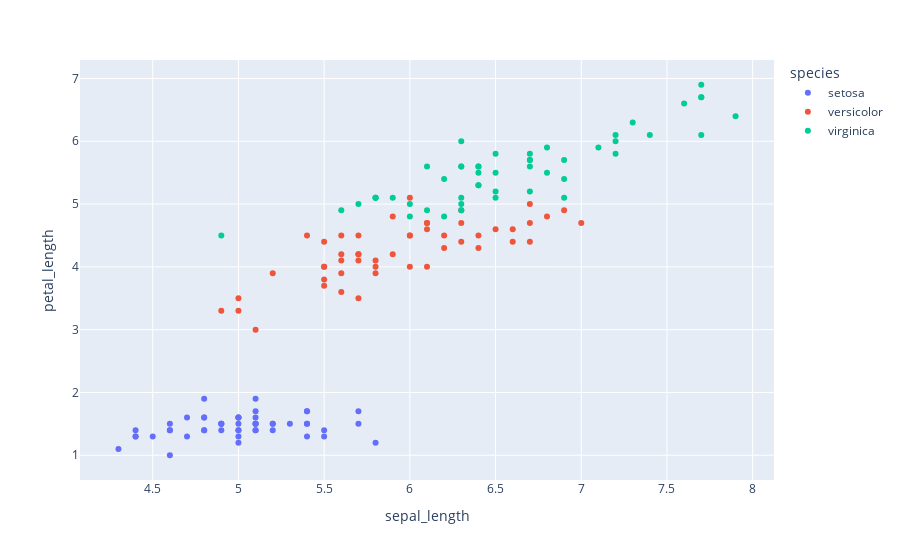
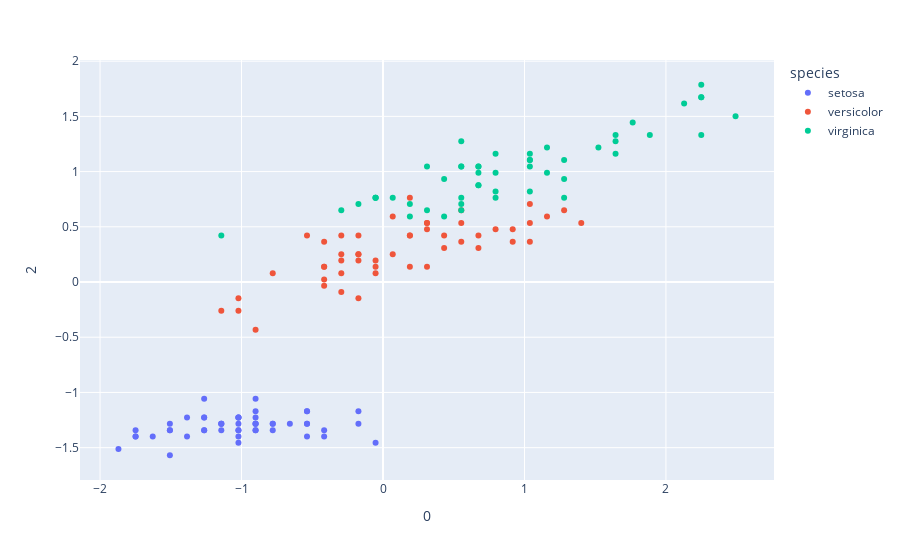

Notebook code for these charts, in order:
### Code cell
## 導入sklearn 標準化套件
from sklearn import preprocessing

## 導入繪圖套件
import plotly.express as px

## 導入數據處理套件
import pandas as pd

## 使用Plotly Express的內建數據集
iris_data = px.data.iris()

## 顯示數據
iris_data

## 這邊我拿'sepal_length' 與 'petal_length' 特徵來當X軸與Y軸，顏色用'species'來根據種類繪製不同顏色 
## 原始資料進行繪圖
fig = px.scatter(iris_data, x = 'sepal_length', y = 'petal_length', color = 'species')

## 顯示圖像
fig.show()

## 將species特徵欄位數據獨立出來，目的是讓正規化後的圖，可以用嚴肅想是物種不同
iris_species = iris_data.loc[:,'species']

## 將沒辦法進行標準化的特徵欄位先拿出來
iris_data = iris_data.drop(['species','species_id'], axis = 1)

## 顯示數據
iris_data

## 使用標準化Z-Score套件
z_score_scaler = preprocessing.StandardScaler()

## 對數據進行標準化
iris_z_score = z_score_scaler.fit_transform(iris_data)

## 轉換成DataFrame
iris_z_score = pd.DataFrame(iris_z_score)

## 將species數據結合起來
iris_z_score['species'] = iris_species


print(iris_z_score)

## 繪圖，由於進行標準化後的欄位名稱會改變成數字，所以記得將X軸與Y軸的值，給予對應的數值
fig = px.scatter(iris_z_score, x = 0, y = 2, color = 'species')

## 顯示圖像
fig.show()

### Figure 1 — Plotly figure (JSON) as saved in the notebook; plotly's stock layout.template omitted (floating-point values rounded to 4 significant figures)
{"data": [{"hovertemplate": "species=setosa<br>sepal_length=%{x}<br>petal_length=%{y}<extra></extra>", "legendgroup": "setosa", "marker": {"color": "#636efa", "symbol": "circle"}, "mode": "markers", "name": "setosa", "orientation": "v", "showlegend": true, "type": "scatter", "x": [5.1, 4.9, 4.7, 4.6, 5, 5.4, 4.6, 5, 4.4, 4.9, 5.4, 4.8, 4.8, 4.3, 5.8, 5.7, 5.4, 5.1, 5.7, 5.1, 5.4, 5.1, 4.6, 5.1, 4.8, 5, 5, 5.2, 5.2, 4.7, 4.8, 5.4, 5.2, 5.5, 4.9, 5, 5.5, 4.9, 4.4, 5.1, 5, 4.5, 4.4, 5, 5.1, 4.8, 5.1, 4.6, 5.3, 5], "xaxis": "x", "y": [1.4, 1.4, 1.3, 1.5, 1.4, 1.7, 1.4, 1.5, 1.4, 1.5, 1.5, 1.6, 1.4, 1.1, 1.2, 1.5, 1.3, 1.4, 1.7, 1.5, 1.7, 1.5, 1, 1.7, 1.9, 1.6, 1.6, 1.5, 1.4, 1.6, 1.6, 1.5, 1.5, 1.4, 1.5, 1.2, 1.3, 1.5, 1.3, 1.5, 1.3, 1.3, 1.3, 1.6, 1.9, 1.4, 1.6, 1.4, 1.5, 1.4], "yaxis": "y"}, {"hovertemplate": "species=versicolor<br>sepal_length=%{x}<br>petal_length=%{y}<extra></extra>", "legendgroup": "versicolor", "marker": {"color": "#EF553B", "symbol": "circle"}, "mode": "markers", "name": "versicolor", "orientation": "v", "showlegend": true, "type": "scatter", "x": [7, 6.4, 6.9, 5.5, 6.5, 5.7, 6.3, 4.9, 6.6, 5.2, 5, 5.9, 6, 6.1, 5.6, 6.7, 5.6, 5.8, 6.2, 5.6, 5.9, 6.1, 6.3, 6.1, 6.4, 6.6, 6.8, 6.7, 6, 5.7, 5.5, 5.5, 5.8, 6, 5.4, 6, 6.7, 6.3, 5.6, 5.5, 5.5, 6.1, 5.8, 5, 5.6, 5.7, 5.7, 6.2, 5.1, 5.7], "xaxis": "x", "y": [4.7, 4.5, 4.9, 4, 4.6, 4.5, 4.7, 3.3, 4.6, 3.9, 3.5, 4.2, 4, 4.7, 3.6, 4.4, 4.5, 4.1, 4.5, 3.9, 4.8, 4, 4.9, 4.7, 4.3, 4.4, 4.8, 5, 4.5, 3.5, 3.8, 3.7, 3.9, 5.1, 4.5, 4.5, 4.7, 4.4, 4.1, 4, 4.4, 4.6, 4, 3.3, 4.2, 4.2, 4.2, 4.3, 3, 4.1], "yaxis": "y"}, {"hovertemplate": "species=virginica<br>sepal_length=%{x}<br>petal_length=%{y}<extra></extra>", "legendgroup": "virginica", "marker": {"color": "#00cc96", "symbol": "circle"}, "mode": "markers", "name": "virginica", "orientation": "v", "showlegend": true, "type": "scatter", "x": [6.3, 5.8, 7.1, 6.3, 6.5, 7.6, 4.9, 7.3, 6.7, 7.2, 6.5, 6.4, 6.8, 5.7, 5.8, 6.4, 6.5, 7.7, 7.7, 6, 6.9, 5.6, 7.7, 6.3, 6.7, 7.2, 6.2, 6.1, 6.4, 7.2, 7.4, 7.9, 6.4, 6.3, 6.1, 7.7, 6.3, 6.4, 6, 6.9, 6.7, 6.9, 5.8, 6.8, 6.7, 6.7, 6.3, 6.5, 6.2, 5.9], "xaxis": "x", "y": [6, 5.1, 5.9, 5.6, 5.8, 6.6, 4.5, 6.3, 5.8, 6.1, 5.1, 5.3, 5.5, 5, 5.1, 5.3, 5.5, 6.7, 6.9, 5, 5.7, 4.9, 6.7, 4.9, 5.7, 6, 4.8, 4.9, 5.6, 5.8, 6.1, 6.4, 5.6, 5.1, 5.6, 6.1, 5.6, 5.5, 4.8, 5.4, 5.6, 5.1, 5.1, 5.9, 5.7, 5.2, 5, 5.2, 5.4, 5.1], "yaxis": "y"}], "layout": {"legend": {"title": {"text": "species"}, "tracegroupgap": 0}, "margin": {"t": 60}, "xaxis": {"anchor": "y", "domain": [0, 1], "title": {"text": "sepal_length"}}, "yaxis": {"anchor": "x", "domain": [0, 1], "title": {"text": "petal_length"}}}}

### Figure 2 — Plotly figure (JSON) as saved in the notebook; plotly's stock layout.template omitted (floating-point values rounded to 4 significant figures)
{"data": [{"hovertemplate": "species=setosa<br>0=%{x}<br>2=%{y}<extra></extra>", "legendgroup": "setosa", "marker": {"color": "#636efa", "symbol": "circle"}, "mode": "markers", "name": "setosa", "orientation": "v", "showlegend": true, "type": "scatter", "x": [-0.9007, -1.143, -1.385, -1.507, -1.022, -0.5372, -1.507, -1.022, -1.749, -1.143, -0.5372, -1.264, -1.264, -1.87, -0.05251, -0.1737, -0.5372, -0.9007, -0.1737, -0.9007, -0.5372, -0.9007, -1.507, -0.9007, -1.264, -1.022, -1.022, -0.7795, -0.7795, -1.385, -1.264, -0.5372, -0.7795, -0.416, -1.143, -1.022, -0.416, -1.143, -1.749, -0.9007, -1.022, -1.628, -1.749, -1.022, -0.9007, -1.264, -0.9007, -1.507, -0.6583, -1.022], "xaxis": "x", "y": [-1.341, -1.341, -1.398, -1.284, -1.341, -1.171, -1.341, -1.284, -1.341, -1.284, -1.284, -1.228, -1.341, -1.512, -1.455, -1.284, -1.398, -1.341, -1.171, -1.284, -1.171, -1.284, -1.569, -1.171, -1.057, -1.228, -1.228, -1.284, -1.341, -1.228, -1.228, -1.284, -1.284, -1.341, -1.284, -1.455, -1.398, -1.284, -1.398, -1.284, -1.398, -1.398, -1.398, -1.228, -1.057, -1.341, -1.228, -1.341, -1.284, -1.341], "yaxis": "y"}, {"hovertemplate": "species=versicolor<br>0=%{x}<br>2=%{y}<extra></extra>", "legendgroup": "versicolor", "marker": {"color": "#EF553B", "symbol": "circle"}, "mode": "markers", "name": "versicolor", "orientation": "v", "showlegend": true, "type": "scatter", "x": [1.402, 0.6745, 1.28, -0.416, 0.7957, -0.1737, 0.5533, -1.143, 0.9168, -0.7795, -1.022, 0.06866, 0.1898, 0.311, -0.2948, 1.038, -0.2948, -0.05251, 0.4322, -0.2948, 0.06866, 0.311, 0.5533, 0.311, 0.6745, 0.9168, 1.159, 1.038, 0.1898, -0.1737, -0.416, -0.416, -0.05251, 0.1898, -0.5372, 0.1898, 1.038, 0.5533, -0.2948, -0.416, -0.416, 0.311, -0.05251, -1.022, -0.2948, -0.1737, -0.1737, 0.4322, -0.9007, -0.1737], "xaxis": "x", "y": [0.5353, 0.4216, 0.649, 0.1372, 0.4784, 0.4216, 0.5353, -0.2608, 0.4784, 0.08037, -0.1471, 0.251, 0.1372, 0.5353, -0.09023, 0.3647, 0.4216, 0.1941, 0.4216, 0.08037, 0.5922, 0.1372, 0.649, 0.5353, 0.3078, 0.3647, 0.5922, 0.7059, 0.4216, -0.1471, 0.0235, -0.03336, 0.08037, 0.7628, 0.4216, 0.4216, 0.5353, 0.3647, 0.1941, 0.1372, 0.3647, 0.4784, 0.1372, -0.2608, 0.251, 0.251, 0.251, 0.3078, -0.4314, 0.1941], "yaxis": "y"}, {"hovertemplate": "species=virginica<br>0=%{x}<br>2=%{y}<extra></extra>", "legendgroup": "virginica", "marker": {"color": "#00cc96", "symbol": "circle"}, "mode": "markers", "name": "virginica", "orientation": "v", "showlegend": true, "type": "scatter", "x": [0.5533, -0.05251, 1.523, 0.5533, 0.7957, 2.129, -1.143, 1.765, 1.038, 1.644, 0.7957, 0.6745, 1.159, -0.1737, -0.05251, 0.6745, 0.7957, 2.25, 2.25, 0.1898, 1.28, -0.2948, 2.25, 0.5533, 1.038, 1.644, 0.4322, 0.311, 0.6745, 1.644, 1.886, 2.492, 0.6745, 0.5533, 0.311, 2.25, 0.5533, 0.6745, 0.1898, 1.28, 1.038, 1.28, -0.05251, 1.159, 1.038, 1.038, 0.5533, 0.7957, 0.4322, 0.06866], "xaxis": "x", "y": [1.275, 0.7628, 1.218, 1.047, 1.161, 1.616, 0.4216, 1.445, 1.161, 1.331, 0.7628, 0.8765, 0.9902, 0.7059, 0.7628, 0.8765, 0.9902, 1.673, 1.786, 0.7059, 1.104, 0.649, 1.673, 0.649, 1.104, 1.275, 0.5922, 0.649, 1.047, 1.161, 1.331, 1.502, 1.047, 0.7628, 1.047, 1.331, 1.047, 0.9902, 0.5922, 0.9334, 1.047, 0.7628, 0.7628, 1.218, 1.104, 0.8196, 0.7059, 0.8196, 0.9334, 0.7628], "yaxis": "y"}], "layout": {"legend": {"title": {"text": "species"}, "tracegroupgap": 0}, "margin": {"t": 60}, "xaxis": {"anchor": "y", "domain": [0, 1], "title": {"text": "0"}}, "yaxis": {"anchor": "x", "domain": [0, 1], "title": {"text": "2"}}}}
